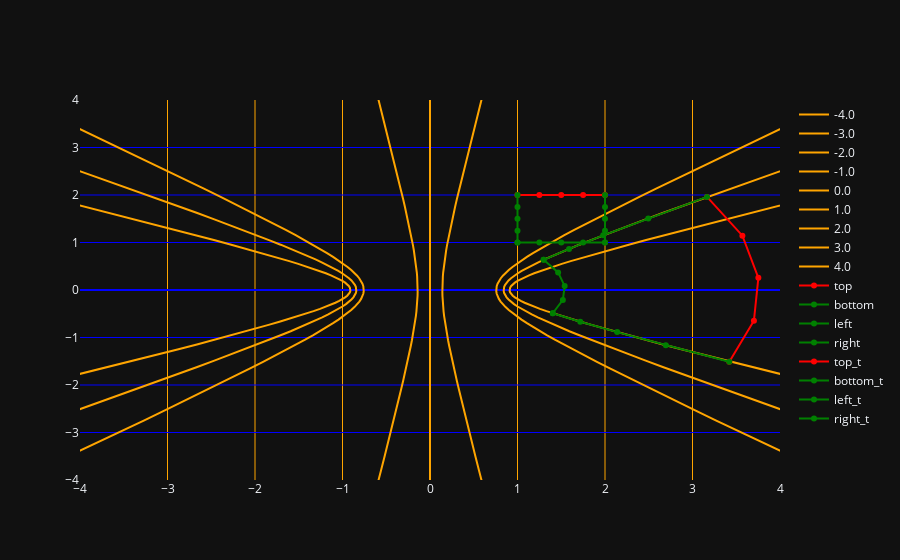

The code cell stored with this chart in its notebook:
### Code cell
ax = plotcp_new(f, (-4, 4), (-4, 4), reim=Reim.IM)
ax = plot_complex_points_plotly(top, name='top', color='red', fig=ax)
ax = plot_complex_points_plotly(bottom, name='bottom', fig=ax)
ax = plot_complex_points_plotly(left, name='left', fig=ax)
ax = plot_complex_points_plotly(right, name='right', fig=ax)

ax = plot_complex_points_plotly([f(z) for z in top], name='top_t', color='red', fig=ax)
ax = plot_complex_points_plotly([f(z) for z in bottom], name='bottom_t', fig=ax)
ax = plot_complex_points_plotly([f(z) for z in left], name='left_t', fig=ax)
ax = plot_complex_points_plotly([f(z) for z in right], name='right_t', fig=ax)

ax.show()
